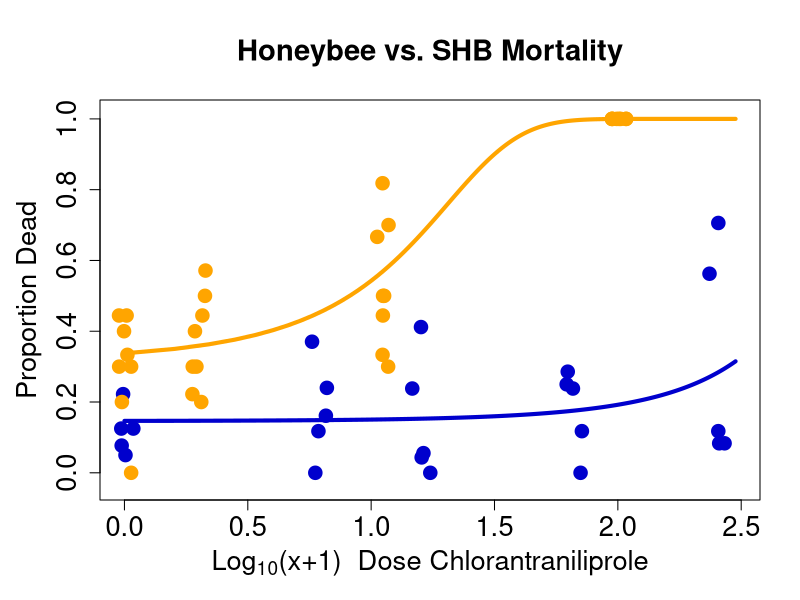
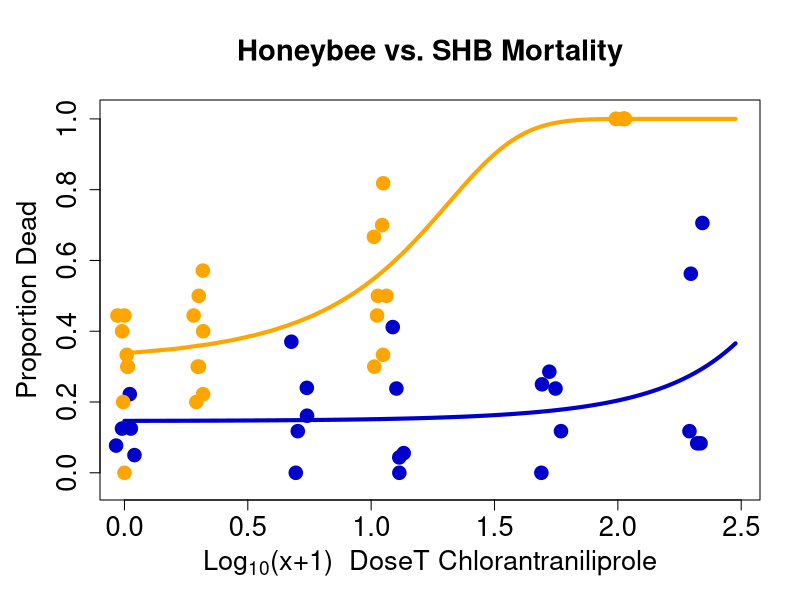

The R script that drew these images, in order:
# Analysis script for Small Hive Beet control via anthranillic diamide
# Script by Dr Lewis J Bartlett & Ethan Hackmeyer
# lewis.bartlett@uga.edu


######################################################################

###############
getwd()
###############

library(afex)
library(emmeans)

###############

# # Larval SHB Mortality Analysis - Dousing

SHBLarvae.douse.mort <- read.csv(file='SHBLarvaeLawnDrenchDousing.csv', header=T, stringsAsFactors = F)

M1 <- glm(SHBLarvae.douse.mort$TD ~ SHBLarvae.douse.mort $Treatment,
          family = 'binomial')

anova(M1, test='Chisq')
# p = 0.00129. Significant whether a plate is treated or untreated.

SHBLarvae.douse.mort$Comb <- cbind(SHBLarvae.douse.mort$ND,SHBLarvae.douse.mort$NS)

M2 <- glm(SHBLarvae.douse.mort$Comb ~ SHBLarvae.douse.mort$Treatment,
          family = 'binomial')

anova(M2, test='Chisq')
# p < 0.001. Significant for an individual larvae if it was in a treated plate or not.

################

# # SHB Adult Exposure

SHBAdult.douse.mort <- read.csv(file='AdultSHBDousing.csv', header=T, stringsAsFactors = F)

# No analysis undertaken as all survived (see manuscript)

################

# # Adult SHB Mortality & Reproduction Analysis

AdultSHB.mort <- read.csv(file='SHBAdultFeedMortalityRepro.csv', header = T, stringsAsFactors = F)

AdultSHB.mort$CombD4 <- cbind(AdultSHB.mort$D4D, AdultSHB.mort$D4A)
D4Model <- mixed(CombD4 ~ Dose + (1 | CageID/Dose), family = 'binomial', method = "LRT", data = AdultSHB.mort)
nice(D4Model)

AdultSHB.mort$CombD6 <- cbind(AdultSHB.mort$D6D, AdultSHB.mort$D6A)
D6Model <- mixed(CombD6 ~ Dose + (1 | CageID/Dose), family = 'binomial', method = "LRT", data = AdultSHB.mort)
nice(D6Model)

AdultSHB.mort$CombD18 <- cbind(AdultSHB.mort$D18D, AdultSHB.mort$D18A)
D18Model <- mixed(CombD18 ~ Dose + (1 | CageID/Dose), family = 'binomial', method = "LRT", data = AdultSHB.mort)
nice(D18Model)

# AdultSHB.mort$CombD34 <- cbind(AdultSHB.mort$D34D, AdultSHB.mort$D34A)
# D34Model <- mixed(CombD34 ~ Dose + (1 | CageID/Dose), family = 'binomial', method = "LRT", data = AdultSHB.mort)
# nice(D34Model)

D18LarvaeModel <- glm(D18L ~ Dose, family = 'binomial' , data = AdultSHB.mort)
anova(D18LarvaeModel, test = 'Chisq')

# D34LarvaeModel <- glm(D34L ~ Dose, family = 'binomial' , data = AdultSHB.mort)
# anova(D34LarvaeModel, test = 'Chisq')

##########################

# Field Trial - Patty Experiment

PattyData <- read.csv(file = 'FieldTrialData.csv', header = T, stringsAsFactors = F)

Skrrt <- mixed(PattyMass ~ Treatment + (1 | Site), 
               data = PattyData)

nice(Skrrt)

emmeans(Skrrt, specs = 'Treatment')

# p = .113. Bees consumed more treated patty than control after 5 days, but it was not significant.

Apples <- mixed(D0Larvae ~ Treatment + (1 | Site),
                data = PattyData)
nice(Apples)

# Unsurprisingly, p < 0.001.

# Exact Test on larvae presence in patties after 14 days

ExactData <- data.frame(
  "Treated_yes" = c(0,10),
  "Treated_no" = c(10,0),
  row.names = c("Treatment", "Control"),
  stringsAsFacotrs = FALSE
)
colnames(ExactData) <- c("Larvae","No Larvae")

fisher.test(ExactData)

# Fisher test p-value p < .001. Treated pots significantly less likely to host larvae than control pots.

fisher.test(matrix(c(10,0,0,10), ncol = 2))


##########################

# # # Adult Honey Bee Mortality Analyses

# # Initial chlorantraniliprole test

HonBe.mort <- read.csv(file='HBAdultOralMortalityASSAY1.csv', header = T, stringsAsFactors = F)

# 24hr mortality analysis

#Not done as no mortality observed at all.

# 48Hr Mortality Analysis
HonBe.mort$Comb <- cbind(HonBe.mort$D48H, HonBe.mort$A48H)
HonBe.mort$Starvation <- HonBe.mort$Consumed48H
for( H in 1:NROW(HonBe.mort)){
  if(HonBe.mort$Starvation[H] == 2.00)
  {HonBe.mort$Starvation[H] = TRUE}
  else
  {HonBe.mort$Starvation[H] = FALSE}
}

MM.2 <- mixed(Comb ~ Dose + Starvation + Methanol + (1|Colony/Cage), family = 'binomial', 
            method = "LRT", 
            data = HonBe.mort)
# Dose p-value: .615. No significant effect of dose on bee mortality.

nice(MM.2)

# # Full second chlorantraniliprole test

# Adult Honeybee Mortality Analysis V.2 @ 48H

HonBe2.mort <- read.csv(file = 'HBAdultOralMortalityASSAY2.csv', header = T, stringsAsFactors = F)

HonBe2.mort$Comb48h <- cbind(HonBe2.mort$Dead48h, HonBe2.mort$Alive48h)

Honk <- mixed(Comb48h ~ Dose + Methanol + Dimethoate + (1|Colony/Cage), family ='binomial',
               method = 'LRT',
               data = HonBe2.mort)
nice(Honk)
# Dose p-value = .106 --> no significant effect of a.i. on adult honeybee mortality, though this p-value is much lower than that of the first trial
# Methanol p-value = .001 --> significant effect of methanol on mortality ?
# Dimethoate p-value < .001 --> (Obviously) dimethoate has a significant effect on adult honeybee mortality (duh)

###############################

# Flubendiamide assay

Flub.mort <- read.csv(file = 'HBAdultOralMortalityFLUBENDIAMIDE.csv', header = T, stringsAsFactors = F)

Flub.mort$A24H <- Flub.mort$TotalBees - Flub.mort$D24H
Flub.mort$A48H <- Flub.mort$TotalBees - Flub.mort$D48H

Flub.mort$Comb48h <- cbind(Flub.mort$D48H, Flub.mort$A48H)

# not having 

HonBe.F.mort.48H <-  mixed(Comb48h ~ AIConc + Methanol + Dimethoate + (1|Colony/Cage), family ='binomial',
                           method = 'LRT',
                           data = Flub.mort)

nice(HonBe.F.mort.48H)

###############################

### Graphing

# Dose mortality curve for Adult Honeybees and Small Hive Beetles

Honk2 <- glm(Comb48h ~ Dose + Methanol + Dimethoate, family = 'binomial', 
               data = HonBe2.mort)


par(mar = c(5,5,5,2))

plot(x= log10(1:300),
     y = (-10:289)*0.0035, 
     type='n', 
     xlab =  expression(paste('Log'[10],'(x+1)  Dose Chlorantraniliprole', sep='')),
     ylab = 'Proportion Dead', 
     main = 'Honeybee vs. SHB Mortality',
     cex.main = 1.75, cex.lab = 1.635, cex.axis = 1.635)



GV1 <- seq(1,300, length.out = 500)

GV2 <- predict(Honk2, 
               newdata = data.frame(Dose = GV1, 
                                    Dimethoate = 0, 
                                    Methanol = 1),
                                    type = 'response')

points(x = log10(GV1), y = GV2, type = 'l', lwd = 4, col = 'blue3', pch = 20, cex = 1.75)

HonBe2.mort$PD48 <- HonBe2.mort$Dead48h/HonBe2.mort$InitialNumber

points(x = jitter(log10((HonBe2.mort$Dose[which(HonBe2.mort$Methanol == 1 & HonBe2.mort$Dimethoate == 0)])+1), factor = 0.5),
       y = HonBe2.mort$PD48[which(HonBe2.mort$Methanol == 1 & HonBe2.mort$Dimethoate == 0)],
       type = 'p', lwd = 2 ,
       col = 'blue3',
       pch = 20, cex=2.5)


AdultSHB.mort$D4Total <- AdultSHB.mort$D4D + AdultSHB.mort$D4A
AdultSHB.mort$D4PD <- AdultSHB.mort$D4D / AdultSHB.mort$D4Total
CombDeadSHBD4 <- cbind(AdultSHB.mort$D4D, AdultSHB.mort$D4A)

JenniferCoolidge <- glm(CombDeadSHBD4 ~ Dose, # + (1 | CageID/Dose), 
                        family = 'binomial', 
                        data = AdultSHB.mort)

Vodka <- predict(JenniferCoolidge, 
                 newdata = data.frame(Dose = GV1),
                 type = 'response')

points(x = log10(GV1), y = Vodka, type = 'l', lwd = 4, col = 'orange', pch = 20, cex = 1.75)
points(x = jitter(log10(AdultSHB.mort$Dose + 1), factor = 0.5),
       y = AdultSHB.mort$D4PD,
       type = 'p', lwd = 2 ,
       col = 'orange',
       pch = 20, cex=2.5)



### Convert to ug g-1 for both

# But dose mortality curve for Adult Honeybees and Small Hive Beetles

HonBe3.mort <- HonBe2.mort

HonBe3.mort$DoseT <- (HonBe3.mort$Dose)/1.23

Honk3 <- glm(Comb48h ~ DoseT + Methanol + Dimethoate, family = 'binomial', 
             data = HonBe3.mort)

par(mar = c(5,5,5,2))

plot(x= log10(1:300),
     y = (-10:289)*0.0035, 
     type='n', 
     xlab =  expression(paste('Log'[10],'(x+1)  DoseT Chlorantraniliprole', sep='')),
     ylab = 'Proportion Dead', 
     main = 'Honeybee vs. SHB Mortality',
     cex.main = 1.75, cex.lab = 1.635, cex.axis = 1.635)



GV1 <- seq(1,300, length.out = 500)

GV2 <- predict(Honk3, 
               newdata = data.frame(DoseT = GV1, 
                                    Dimethoate = 0, 
                                    Methanol = 1),
               type = 'response')

points(x = log10(GV1), y = GV2, type = 'l', lwd = 4, col = 'blue3', pch = 20, cex = 1.75)

HonBe3.mort$PD48 <- HonBe3.mort$Dead48h/HonBe3.mort$InitialNumber

points(x = jitter(log10((HonBe3.mort$DoseT[which(HonBe3.mort$Methanol == 1 & HonBe3.mort$Dimethoate == 0)])+1), factor = 0.5),
       y = HonBe3.mort$PD48[which(HonBe3.mort$Methanol == 1 & HonBe3.mort$Dimethoate == 0)],
       type = 'p', lwd = 2 ,
       col = 'blue3',
       pch = 20, cex=2.5)


AdultSHB.mort$D4Total <- AdultSHB.mort$D4D + AdultSHB.mort$D4A
AdultSHB.mort$D4PD <- AdultSHB.mort$D4D / AdultSHB.mort$D4Total
CombDeadSHBD4 <- cbind(AdultSHB.mort$D4D, AdultSHB.mort$D4A)

JenniferCoolidge <- glm(CombDeadSHBD4 ~ Dose, # + (1 | CageID/DoseT), 
                        family = 'binomial', 
                        data = AdultSHB.mort)

Vodka <- predict(JenniferCoolidge, 
                 newdata = data.frame(Dose = GV1),
                 type = 'response')

points(x = log10(GV1), y = Vodka, type = 'l', lwd = 4, col = 'orange', pch = 20, cex = 1.75)
points(x = jitter(log10(AdultSHB.mort$Dose + 1), factor = 0.5),
       y = AdultSHB.mort$D4PD,
       type = 'p', lwd = 2 ,
       col = 'orange',
       pch = 20, cex=2.5)
